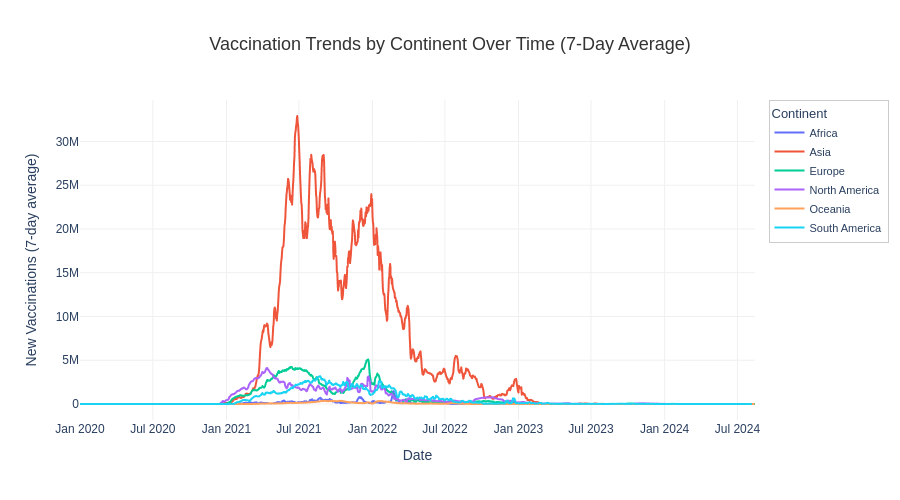

Here is the notebook cell this chart was saved with:
### Markdown cell above
### Vaccination Trends by Continent

### Code cell
fig_cont_vax = px.line(
    continent_time_data,
    x='date',
    y='new_vaccinations_7day_ma',
    color='continent',
    title='Vaccination Trends by Continent Over Time (7-Day Average)',
    labels={'date': 'Date', 'new_vaccinations_7day_ma': 'New Vaccinations', 'continent': 'Continent'},
    height=500
)

fig_cont_vax.update_traces(mode='lines', line=dict(width=2))

fig_cont_vax = style_plotly_chart(fig_cont_vax,
    'Vaccination Trends by Continent Over Time (7-Day Average)',
    'Date',
    'New Vaccinations (7-day average)',
    hovermode='x unified')

fig_cont_vax.show()

# Save the chart
fig_cont_vax.write_html(str(output_dir / "continent_vaccination_trends.html"))
print("✓ Saved: outputs/charts/continent_vaccination_trends.html")

### Figure 1 — Plotly figure (JSON) as saved in the notebook; plotly's stock layout.template omitted (floating-point values rounded to 4 significant figures; data arrays with more than 128 entries replaced by an {"elided": "..."} marker saying what was removed)
{"data": [{"hovertemplate": "Continent=Africa<br>Date=%{x}<br>New Vaccinations=%{y}<extra></extra>", "legendgroup": "Africa", "line": {"color": "#636efa", "dash": "solid", "width": 2}, "marker": {"symbol": "circle"}, "mode": "lines", "name": "Africa", "showlegend": true, "type": "scattergl", "x": {"elided": "1674 str values"}, "xaxis": "x", "y": {"elided": "1674 float values"}, "yaxis": "y"}, {"hovertemplate": "Continent=Asia<br>Date=%{x}<br>New Vaccinations=%{y}<extra></extra>", "legendgroup": "Asia", "line": {"color": "#EF553B", "dash": "solid", "width": 2}, "marker": {"symbol": "circle"}, "mode": "lines", "name": "Asia", "showlegend": true, "type": "scattergl", "x": {"elided": "1685 str values"}, "xaxis": "x", "y": {"elided": "1685 float values"}, "yaxis": "y"}, {"hovertemplate": "Continent=Europe<br>Date=%{x}<br>New Vaccinations=%{y}<extra></extra>", "legendgroup": "Europe", "line": {"color": "#00cc96", "dash": "solid", "width": 2}, "marker": {"symbol": "circle"}, "mode": "lines", "name": "Europe", "showlegend": true, "type": "scattergl", "x": {"elided": "1684 str values"}, "xaxis": "x", "y": {"elided": "1684 float values"}, "yaxis": "y"}, {"hovertemplate": "Continent=North America<br>Date=%{x}<br>New Vaccinations=%{y}<extra></extra>", "legendgroup": "North America", "line": {"color": "#ab63fa", "dash": "solid", "width": 2}, "marker": {"symbol": "circle"}, "mode": "lines", "name": "North America", "showlegend": true, "type": "scattergl", "x": {"elided": "1678 str values"}, "xaxis": "x", "y": {"elided": "1678 float values"}, "yaxis": "y"}, {"hovertemplate": "Continent=Oceania<br>Date=%{x}<br>New Vaccinations=%{y}<extra></extra>", "legendgroup": "Oceania", "line": {"color": "#FFA15A", "dash": "solid", "width": 2}, "marker": {"symbol": "circle"}, "mode": "lines", "name": "Oceania", "showlegend": true, "type": "scattergl", "x": {"elided": "1681 str values"}, "xaxis": "x", "y": {"elided": "1681 float values"}, "yaxis": "y"}, {"hovertemplate": "Continent=South America<br>Date=%{x}<br>New Vaccinations=%{y}<extra></extra>", "legendgroup": "South America", "line": {"color": "#19d3f3", "dash": "solid", "width": 2}, "marker": {"symbol": "circle"}, "mode": "lines", "name": "South America", "showlegend": true, "type": "scattergl", "x": {"elided": "1678 str values"}, "xaxis": "x", "y": {"elided": "1678 float values"}, "yaxis": "y"}], "layout": {"font": {"family": "Arial", "size": 12}, "height": 500, "hovermode": "x unified", "legend": {"bgcolor": "rgba(255, 255, 255, 0.8)", "bordercolor": "rgba(0, 0, 0, 0.2)", "borderwidth": 1, "font": {"size": 11}, "title": {"text": "Continent"}, "tracegroupgap": 0}, "margin": {"b": 80, "l": 80, "r": 50, "t": 100}, "paper_bgcolor": "white", "plot_bgcolor": "white", "title": {"font": {"color": "#333333", "size": 18}, "text": "Vaccination Trends by Continent Over Time (7-Day Average)", "x": 0.5, "xanchor": "center"}, "xaxis": {"anchor": "y", "domain": [0, 1], "gridcolor": "#f0f0f0", "gridwidth": 1, "showgrid": true, "title": {"text": "Date"}, "zeroline": false}, "yaxis": {"anchor": "x", "domain": [0, 1], "gridcolor": "#f0f0f0", "gridwidth": 1, "showgrid": true, "title": {"text": "New Vaccinations (7-day average)"}, "zeroline": false}}}
